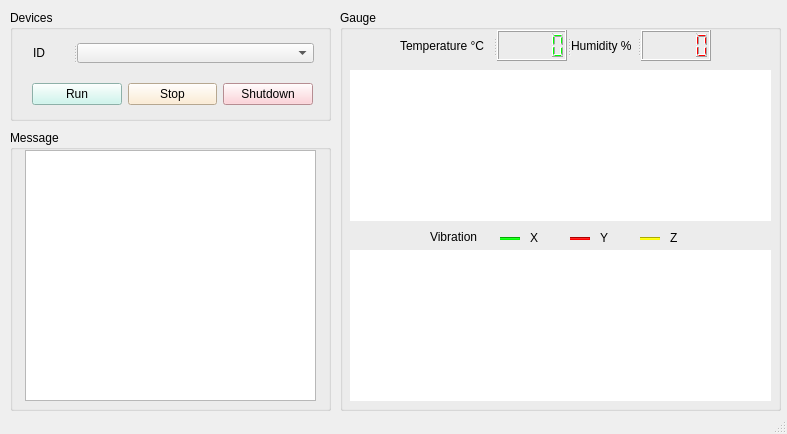
<?xml version="1.0" encoding="UTF-8"?>
<ui version="4.0">
 <class>sensorboxGUI</class>
 <widget class="QMainWindow" name="sensorboxGUI">
  <property name="geometry">
   <rect>
    <x>0</x>
    <y>0</y>
    <width>787</width>
    <height>434</height>
   </rect>
  </property>
  <property name="windowTitle">
   <string notr="true">Fraunhofer IGCV- Live SensorBox</string>
  </property>
  <widget class="QWidget" name="centralwidget">
   <widget class="QGroupBox" name="groupBox">
    <property name="geometry">
     <rect>
      <x>10</x>
      <y>10</y>
      <width>321</width>
      <height>111</height>
     </rect>
    </property>
    <property name="title">
     <string>Devices</string>
    </property>
    <widget class="QWidget" name="layoutWidget">
     <property name="geometry">
      <rect>
       <x>22</x>
       <y>70</y>
       <width>281</width>
       <height>28</height>
      </rect>
     </property>
     <layout class="QGridLayout" name="gridLayout">
      <item row="0" column="0">
       <widget class="QPushButton" name="ORun">
        <property name="styleSheet">
         <string notr="true">background-color: rgb(197, 246, 235);</string>
        </property>
        <property name="text">
         <string>Run</string>
        </property>
       </widget>
      </item>
      <item row="0" column="1">
       <widget class="QPushButton" name="OStop">
        <property name="styleSheet">
         <string notr="true">background-color: rgb(255, 234, 201);</string>
        </property>
        <property name="text">
         <string>Stop</string>
        </property>
       </widget>
      </item>
      <item row="0" column="2">
       <widget class="QPushButton" name="OPower">
        <property name="styleSheet">
         <string notr="true">background-color: rgb(255, 198, 205);</string>
        </property>
        <property name="text">
         <string>Shutdown</string>
        </property>
       </widget>
      </item>
     </layout>
    </widget>
    <widget class="QSplitter" name="splitter">
     <property name="geometry">
      <rect>
       <x>23</x>
       <y>33</y>
       <width>281</width>
       <height>20</height>
      </rect>
     </property>
     <property name="orientation">
      <enum>Qt::Horizontal</enum>
     </property>
     <widget class="QLabel" name="OID">
      <property name="text">
       <string>ID</string>
      </property>
     </widget>
     <widget class="QComboBox" name="comboBox">
      <property name="editable">
       <bool>false</bool>
      </property>
      <property name="currentText">
       <string/>
      </property>
     </widget>
    </widget>
   </widget>
   <widget class="QGroupBox" name="OGauge">
    <property name="geometry">
     <rect>
      <x>340</x>
      <y>10</y>
      <width>441</width>
      <height>401</height>
     </rect>
    </property>
    <property name="title">
     <string>Gauge</string>
    </property>
    <widget class="QLabel" name="OVibr">
     <property name="geometry">
      <rect>
       <x>90</x>
       <y>220</y>
       <width>54</width>
       <height>14</height>
      </rect>
     </property>
     <property name="text">
      <string>Vibration</string>
     </property>
    </widget>
    <widget class="PlotWidget" name="OTH" native="true">
     <property name="geometry">
      <rect>
       <x>10</x>
       <y>60</y>
       <width>421</width>
       <height>151</height>
      </rect>
     </property>
     <property name="styleSheet">
      <string notr="true">background-color: rgb(255, 255, 255);</string>
     </property>
    </widget>
    <widget class="PlotWidget" name="OV" native="true">
     <property name="geometry">
      <rect>
       <x>10</x>
       <y>240</y>
       <width>421</width>
       <height>151</height>
      </rect>
     </property>
     <property name="styleSheet">
      <string notr="true">background-color: rgb(255, 255, 255);</string>
     </property>
    </widget>
    <widget class="QSplitter" name="splitter_4">
     <property name="geometry">
      <rect>
       <x>60</x>
       <y>20</y>
       <width>311</width>
       <height>31</height>
      </rect>
     </property>
     <property name="orientation">
      <enum>Qt::Horizontal</enum>
     </property>
     <widget class="QSplitter" name="splitter_2">
      <property name="orientation">
       <enum>Qt::Horizontal</enum>
      </property>
      <widget class="QLabel" name="OTemp">
       <property name="text">
        <string>Temperature °C</string>
       </property>
      </widget>
      <widget class="QLCDNumber" name="OTemplcd">
       <property name="styleSheet">
        <string notr="true">color: rgb(0, 255, 0);</string>
       </property>
       <property name="frameShape">
        <enum>QFrame::Box</enum>
       </property>
       <property name="digitCount">
        <number>5</number>
       </property>
       <property name="segmentStyle">
        <enum>QLCDNumber::Filled</enum>
       </property>
       <property name="value" stdset="0">
        <double>0.000000000000000</double>
       </property>
       <property name="intValue" stdset="0">
        <number>0</number>
       </property>
      </widget>
     </widget>
     <widget class="QSplitter" name="splitter_3">
      <property name="orientation">
       <enum>Qt::Horizontal</enum>
      </property>
      <widget class="QLabel" name="OHumi">
       <property name="text">
        <string>Humidity %</string>
       </property>
      </widget>
      <widget class="QLCDNumber" name="OHumilcd">
       <property name="styleSheet">
        <string notr="true">color: rgb(255, 0, 0);</string>
       </property>
       <property name="digitCount">
        <number>5</number>
       </property>
      </widget>
     </widget>
    </widget>
    <widget class="Line" name="line">
     <property name="geometry">
      <rect>
       <x>160</x>
       <y>227</y>
       <width>20</width>
       <height>3</height>
      </rect>
     </property>
     <property name="styleSheet">
      <string notr="true">background-color: rgb(0, 255, 0);</string>
     </property>
     <property name="orientation">
      <enum>Qt::Horizontal</enum>
     </property>
    </widget>
    <widget class="Line" name="line_2">
     <property name="geometry">
      <rect>
       <x>300</x>
       <y>227</y>
       <width>20</width>
       <height>3</height>
      </rect>
     </property>
     <property name="styleSheet">
      <string notr="true">background-color: rgb(255, 255, 0);</string>
     </property>
     <property name="orientation">
      <enum>Qt::Horizontal</enum>
     </property>
    </widget>
    <widget class="Line" name="line_3">
     <property name="geometry">
      <rect>
       <x>230</x>
       <y>227</y>
       <width>20</width>
       <height>3</height>
      </rect>
     </property>
     <property name="styleSheet">
      <string notr="true">background-color: rgb(255, 0, 0);</string>
     </property>
     <property name="orientation">
      <enum>Qt::Horizontal</enum>
     </property>
    </widget>
    <widget class="QLabel" name="label">
     <property name="geometry">
      <rect>
       <x>190</x>
       <y>220</y>
       <width>16</width>
       <height>16</height>
      </rect>
     </property>
     <property name="text">
      <string>X</string>
     </property>
    </widget>
    <widget class="QLabel" name="label_2">
     <property name="geometry">
      <rect>
       <x>260</x>
       <y>220</y>
       <width>16</width>
       <height>16</height>
      </rect>
     </property>
     <property name="text">
      <string>Y</string>
     </property>
    </widget>
    <widget class="QLabel" name="label_3">
     <property name="geometry">
      <rect>
       <x>330</x>
       <y>220</y>
       <width>16</width>
       <height>16</height>
      </rect>
     </property>
     <property name="text">
      <string>Z</string>
     </property>
    </widget>
   </widget>
   <widget class="QGroupBox" name="OMessage">
    <property name="geometry">
     <rect>
      <x>10</x>
      <y>130</y>
      <width>321</width>
      <height>281</height>
     </rect>
    </property>
    <property name="title">
     <string>Message</string>
    </property>
    <widget class="QListWidget" name="listWidget">
     <property name="geometry">
      <rect>
       <x>15</x>
       <y>20</y>
       <width>291</width>
       <height>251</height>
      </rect>
     </property>
    </widget>
   </widget>
  </widget>
  <widget class="QStatusBar" name="statusbar"/>
  <action name="actionsa">
   <property name="text">
    <string>sa</string>
   </property>
  </action>
 </widget>
 <customwidgets>
  <customwidget>
   <class>PlotWidget</class>
   <extends>QWidget</extends>
   <header location="global">pyqtgraph</header>
   <container>1</container>
  </customwidget>
 </customwidgets>
 <resources/>
 <connections/>
</ui>
